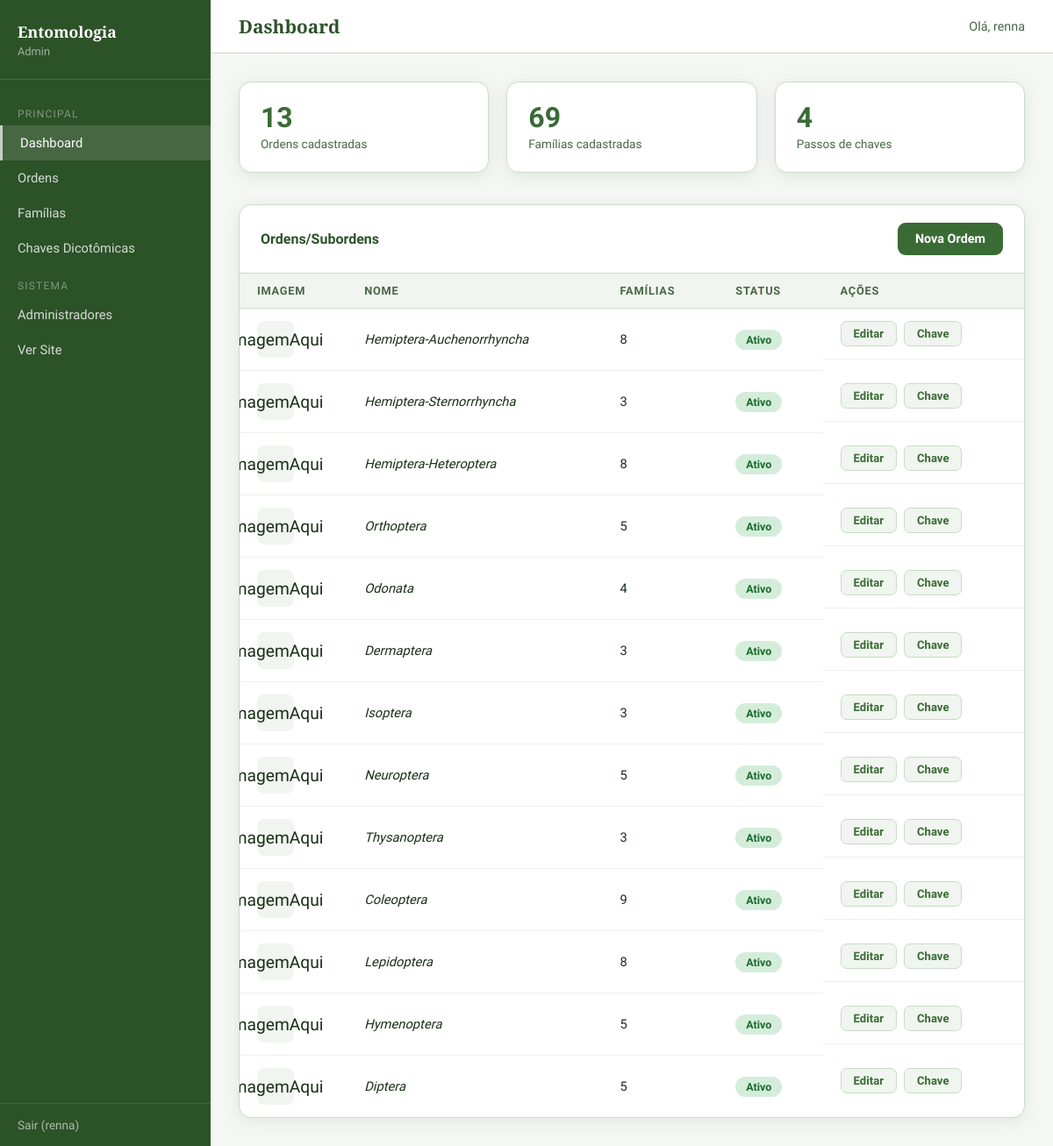
The page /admin/index.php (signed in) on the database its author committed.
### tables this page shows
CREATE TABLE `ordens` (
  `id` int(11) NOT NULL,
  `nome` varchar(100) NOT NULL,
  `descricao` text DEFAULT NULL,
  `caracteristicas` text DEFAULT NULL COMMENT 'JSON array de características gerais',
  `exemplos` varchar(255) DEFAULT NULL,
  `importancia_agricola` text DEFAULT NULL,
  `imagem` varchar(255) DEFAULT NULL,
  `ativo` tinyint(1) DEFAULT 1,
  `ordem_exibicao` int(11) DEFAULT 0,
  `criado_em` timestamp NOT NULL DEFAULT current_timestamp(),
  `atualizado_em` timestamp NOT NULL DEFAULT current_timestamp() ON UPDATE current_timestamp()
);

### admin/index.php (the view, shortened to what this page needs)
<!DOCTYPE html>
<html lang="pt-BR">
<head>
</head>
<body>
  <?php
  $pdo = getDB();
  $ordens = $pdo->query("SELECT * FROM ordens ORDER BY ordem_exibicao, id")->fetchAll();
  $totalOrdens = count($ordens);
  $totalFamilias = $pdo->query("SELECT COUNT(*) FROM familias")->fetchColumn();
  $totalPassos = $pdo->query("SELECT COUNT(*) FROM chave_passos")->fetchColumn();
  ?>
  <nav class="sidebar">
    <div class="sidebar-logo">
      <h2>Entomologia</h2>
      <p>Admin</p>
    </div>
    <div class="nav">
      <div class="nav-section">Principal</div>
      <a href="index.php" class="active">Dashboard</a>
      <a href="ordens.php">Ordens</a>
      <a href="familias.php">Famílias</a>
      <a href="chaves.php">Chaves Dicotômicas</a>
      <div class="nav-section">Sistema</div>
      <a href="admins.php">Administradores</a>
      <a href="../index.php" target="_blank">Ver Site</a>
    </div>
    <div class="sidebar-bottom">
      <a href="logout.php">Sair (<?= htmlspecialchars($_SESSION['admin_nome']) ?>)</a>
    </div>
  </nav>
  <div class="main">
    <div class="topbar">
      <h1>Dashboard</h1>
      <span class="topbar-user">Olá, <?= htmlspecialchars($_SESSION['admin_nome']) ?></span>
    </div>
    <div class="content">
      <div class="kpi-grid">
        <div class="kpi">
          <div class="kpi-num"><?= $totalOrdens ?></div>
          <div class="kpi-label">Ordens cadastradas</div>
        </div>
        <div class="kpi">
          <div class="kpi-num"><?= $totalFamilias ?></div>
          <div class="kpi-label">Famílias cadastradas</div>
        </div>
        <div class="kpi">
          <div class="kpi-num"><?= $totalPassos ?></div>
          <div class="kpi-label">Passos de chaves</div>
        </div>
      </div>
      <div class="table-card">
        <div class="table-header">
          <h3>Ordens/Subordens</h3>
          <a href="ordens.php?acao=novo" class="btn-primary">Nova Ordem</a>
        </div>
        <table>
          <thead>
            <tr>
              <th>Imagem</th>
              <th>Nome</th>
              <th>Famílias</th>
              <th>Status</th>
              <th>Ações</th>
            </tr>
          </thead>
          <tbody>
            <?php foreach ($ordens as $o):
              $nf = $pdo->prepare("SELECT COUNT(*) FROM familias WHERE ordem_id=?");
              $nf->execute([$o['id']]);
              $qtdFam = $nf->fetchColumn();
            ?>
              <tr>
                <td><?= $o['imagem'] ? "<img src='../{$o['imagem']}' class='thumb' alt=''>" : "<div class='thumb-placeholder'>ImagemAqui</div>" ?></td>
                <td><em><?= htmlspecialchars($o['nome']) ?></em></td>
                <td><?= $qtdFam ?></td>
                <td><span class="badge <?= $o['ativo'] ? 'badge-ativo' : 'badge-inativo' ?>"><?= $o['ativo'] ? 'Ativo' : 'Inativo' ?></span></td>
                <td style="display:flex;gap:8px;align-items:center">
                  <a href="ordens.php?acao=editar&id=<?= $o['id'] ?>" class="btn-sm btn-edit">Editar</a>
                  <a href="chaves.php?ordem_id=<?= $o['id'] ?>" class="btn-sm btn-edit">Chave</a>
                </td>
              </tr>
            <?php endforeach; ?>
          </tbody>
        </table>
      </div>
    </div>
  </div>
</body>
</html>

### admin/index.php (style rules this page uses)
* { box-sizing: border-box; margin: 0; padding: 0 }
:root { --verde: #3a6b35; --verde-escuro: #2c5228; --verde-claro: #5a9053; --verde-bg: #f0f5ef; --verde-borda: #c8dcc6; --texto: #1a2e18; --texto-suave: #4a6648; --branco: #fff; --sombra: 0 4px 20px rgba(42, 82, 40, 0.10) }
body { font-family: 'Source Sans 3', sans-serif; background: #f5f7f5; color: var(--texto) }
.sidebar { position: fixed; left: 0; top: 0; bottom: 0; width: 240px; background: var(--verde-escuro); padding: 0; z-index: 100; display: flex; flex-direction: column }
.sidebar-logo { padding: 24px 20px; border-bottom: 1px solid rgba(255, 255, 255, 0.12) }
.sidebar-logo h2 { font-family: 'Playfair Display', serif; color: #fff; font-size: 1.1rem; font-weight: 700 }
.sidebar-logo p { color: rgba(255, 255, 255, 0.55); font-size: 0.8rem; margin-top: 3px }
.nav { flex: 1; padding: 16px 0 }
.nav a { display: flex; align-items: center; gap: 10px; padding: 11px 20px; color: rgba(255, 255, 255, 0.80); text-decoration: none; font-size: 0.92rem; transition: all 0.15s }
.nav a:hover, .nav a.active { background: rgba(255, 255, 255, 0.12); color: #fff }
.nav a.active { border-left: 3px solid rgba(255, 255, 255, 0.70) }
.nav-section { padding: 16px 20px 6px; color: rgba(255, 255, 255, 0.40); font-size: 0.75rem; text-transform: uppercase; letter-spacing: 0.1em }
.sidebar-bottom { padding: 16px 20px; border-top: 1px solid rgba(255, 255, 255, 0.10) }
.sidebar-bottom a { color: rgba(255, 255, 255, 0.60); text-decoration: none; font-size: 0.85rem; display: flex; align-items: center; gap: 8px }
.main { margin-left: 240px; min-height: 100vh }
.topbar { background: var(--branco); border-bottom: 1px solid var(--verde-borda); padding: 16px 32px; display: flex; align-items: center; justify-content: space-between }
.topbar h1 { font-family: 'Playfair Display', serif; font-size: 1.3rem; color: var(--verde-escuro) }
.topbar-user { color: var(--texto-suave); font-size: 0.9rem }
.content { padding: 32px }
.kpi-grid { display: grid; grid-template-columns: repeat(auto-fit, minmax(180px, 1fr)); gap: 20px; margin-bottom: 36px }
.kpi { background: var(--branco); border-radius: 14px; padding: 24px; border: 1px solid var(--verde-borda); box-shadow: var(--sombra) }
.kpi-num { font-size: 2rem; font-weight: 700; color: var(--verde); line-height: 1 }
.kpi-label { color: var(--texto-suave); font-size: 0.85rem; margin-top: 6px }
.table-card { background: var(--branco); border-radius: 14px; border: 1px solid var(--verde-borda); box-shadow: var(--sombra); overflow: hidden }
.table-header { padding: 20px 24px; border-bottom: 1px solid var(--verde-borda); display: flex; align-items: center; justify-content: space-between }
.table-header h3 { font-size: 1rem; color: var(--verde-escuro); font-weight: 600 }
table { width: 100%; border-collapse: collapse }
th { padding: 12px 20px; text-align: left; font-size: 0.8rem; text-transform: uppercase; letter-spacing: 0.06em; color: var(--texto-suave); background: var(--verde-bg); border-bottom: 1px solid var(--verde-borda) }
td { padding: 14px 20px; border-bottom: 1px solid #f0f0ee; font-size: 0.92rem }
tr:last-child td { border-bottom: none }
.badge { padding: 4px 12px; border-radius: 20px; font-size: 0.78rem; font-weight: 600 }
.badge-ativo { background: #d4edda; color: #1a6b2e }
.thumb-placeholder { width: 42px; height: 42px; border-radius: 8px; background: var(--verde-bg); display: flex; align-items: center; justify-content: center; font-size: 1.2rem }
.btn-sm { padding: 6px 14px; border-radius: 7px; font-family: 'Source Sans 3', sans-serif; font-size: 0.82rem; font-weight: 600; cursor: pointer; border: none; text-decoration: none; display: inline-flex; align-items: center; gap: 4px; transition: all 0.15s }
.btn-edit { background: var(--verde-bg); color: var(--verde); border: 1px solid var(--verde-borda) }
.btn-primary { background: var(--verde); color: #fff; padding: 10px 20px; border-radius: 9px; font-family: 'Source Sans 3', sans-serif; font-size: 0.9rem; font-weight: 600; cursor: pointer; border: none; text-decoration: none; display: inline-flex; align-items: center; gap: 6px; transition: background 0.15s }

### rows shown on the page
ordens: imagem "ImagemAqui", nome "Hemiptera-Auchenorrhyncha", qtdFam "8", ativo "Ativo"
ordens: imagem "ImagemAqui", nome "Hemiptera-Sternorrhyncha", qtdFam "3", ativo "Ativo"
ordens: imagem "ImagemAqui", nome "Hemiptera-Heteroptera", qtdFam "8", ativo "Ativo"
ordens: imagem "ImagemAqui", nome "Orthoptera", qtdFam "5", ativo "Ativo"
ordens: imagem "ImagemAqui", nome "Odonata", qtdFam "4", ativo "Ativo"
ordens: imagem "ImagemAqui", nome "Dermaptera", qtdFam "3", ativo "Ativo"
ordens: imagem "ImagemAqui", nome "Isoptera", qtdFam "3", ativo "Ativo"
ordens: imagem "ImagemAqui", nome "Neuroptera", qtdFam "5", ativo "Ativo"
ordens: imagem "ImagemAqui", nome "Thysanoptera", qtdFam "3", ativo "Ativo"
ordens: imagem "ImagemAqui", nome "Coleoptera", qtdFam "9", ativo "Ativo"
ordens: imagem "ImagemAqui", nome "Lepidoptera", qtdFam "8", ativo "Ativo"
ordens: imagem "ImagemAqui", nome "Hymenoptera", qtdFam "5", ativo "Ativo"
ordens: imagem "ImagemAqui", nome "Diptera", qtdFam "5", ativo "Ativo"

### other values the page prints
$_SESSION['admin_nome'] "renna"
$totalOrdens "13"
$totalFamilias "69"
$totalPassos "4"
